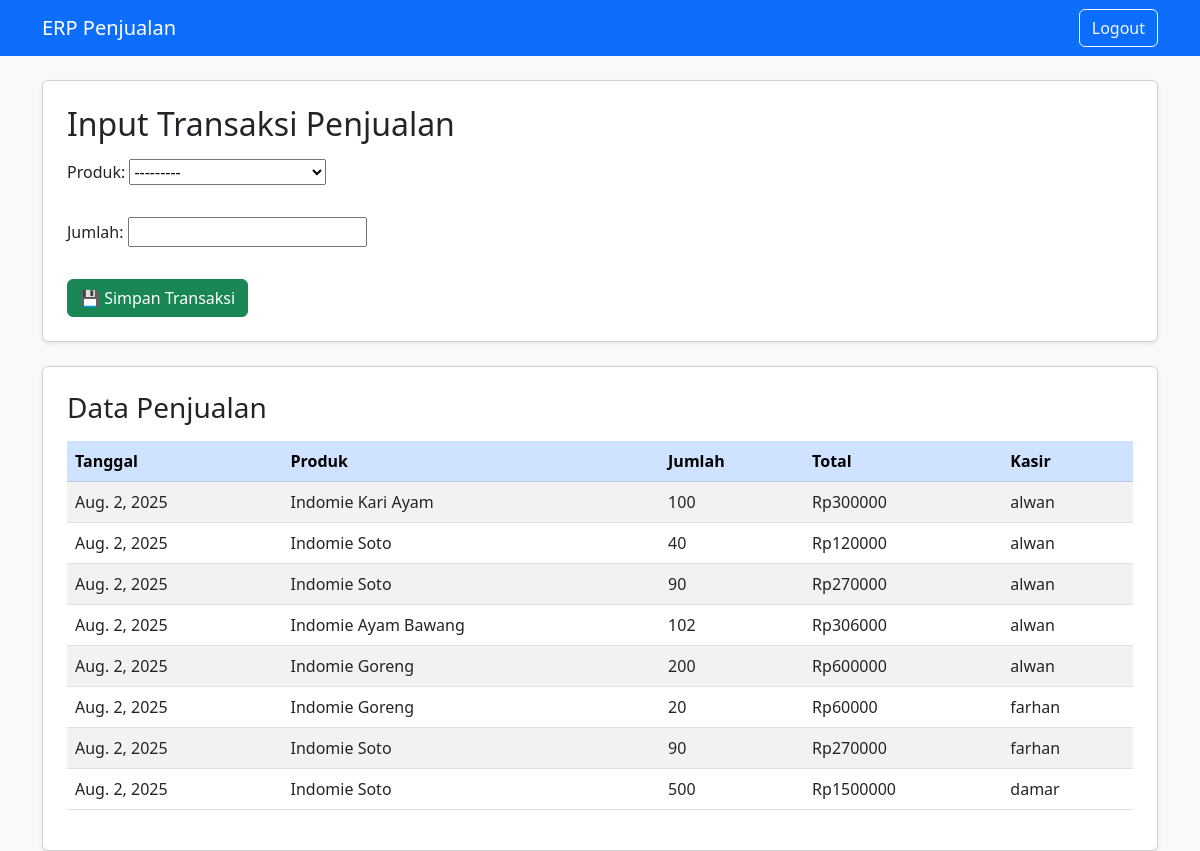
Screenshot of /transaksi/ (signed in) with the database file from the repository.
### penjualan/models.py (models this page shows, shortened)
class Penjualan(models.Model):
    tanggal = models.DateField(auto_now_add=True)
    produk = models.ForeignKey(Produk, on_delete=models.CASCADE)
    jumlah = models.PositiveIntegerField()
    total_harga = models.DecimalField(max_digits=12, decimal_places=2, blank=True)
    kasir = models.ForeignKey(User, on_delete=models.CASCADE)

class Produk(models.Model):
    nama_produk = models.CharField(max_length=100)
    harga = models.DecimalField(max_digits=12, decimal_places=2)
    def __str__(self):
        return self.nama_produk

### penjualan/views.py (the view)
# urls.py: path('transaksi/', views.transaksi, name='transaksi'),
@login_required
def transaksi(request):
    if request.method == 'POST':
        form = PenjualanForm(request.POST)
        if form.is_valid():
            penjualan = form.save(commit=False)
            penjualan.kasir = request.user
            penjualan.save()
            return redirect('transaksi')
    else:
        form = PenjualanForm()
    data = Penjualan.objects.all().order_by('-tanggal')
    return render(request, 'transaksi.html', {'form': form, 'data': data})

### penjualan/forms.py
class PenjualanForm(forms.ModelForm):
    class Meta:
        model = Penjualan
        fields = ['produk', 'jumlah']

### penjualan/templates/transaksi.html (shortened to what this page needs)
{% extends 'base.html' %}
{% block content %}
<div class="card shadow-sm p-4 mb-4">
    <h2 class="mb-3">Input Transaksi Penjualan</h2>
    <form method="post" class="row g-3">
        {{ form.as_p }}
        <div class="col-12">
            <button type="submit" class="btn btn-success">
                💾 Simpan Transaksi
            </button>
        </div>
    </form>
</div>
<div class="card shadow-sm p-4">
    <h3 class="mb-3">Data Penjualan</h3>
    <table class="table table-striped table-hover align-middle">
        <thead class="table-primary">
            <tr>
                <th>Tanggal</th>
                <th>Produk</th>
                <th>Jumlah</th>
                <th>Total</th>
                <th>Kasir</th>
            </tr>
        </thead>
        <tbody>
            {% for p in data %}
            <tr>
                <td>{{ p.tanggal }}</td>
                <td>{{ p.produk }}</td>
                <td>{{ p.jumlah }}</td>
                <td>Rp{{ p.total_harga|floatformat:0 }}</td>
                <td>{{ p.kasir }}</td>
            </tr>
            {% empty %}
            <tr>
                <td colspan="5" class="text-center text-muted">Belum ada transaksi.</td>
            </tr>
            {% endfor %}
        </tbody>
    </table>
</div>
{% endblock %}

### penjualan/templates/base.html (shortened to what this page needs)
<!DOCTYPE html>
<html>
<head>
    <link href="https://cdn.jsdelivr.net/npm/bootstrap@5.3.0/dist/css/bootstrap.min.css" rel="stylesheet">
</head>
<body class="bg-light">
<nav class="navbar navbar-expand-lg navbar-dark bg-primary mb-4">
    <div class="container">
        <a class="navbar-brand" href="{% url 'dashboard' %}">ERP Penjualan</a>
        <div class="d-flex">
            {% if user.is_authenticated %}
                <a href="{% url 'logout' %}" class="btn btn-outline-light">Logout</a>
            {% else %}
                <a href="{% url 'login' %}" class="btn btn-outline-light">Login</a>
            {% endif %}
        </div>
    </div>
</nav>
<div class="container">
    {% block content %}{% endblock %}
</div>
</body>
</html>

### rows the page displays
Penjualan: tanggal "Aug. 2, 2025", produk "Indomie Kari Ayam", jumlah "100", total_harga "300000", kasir "alwan"
Penjualan: tanggal "Aug. 2, 2025", produk "Indomie Soto", jumlah "40", total_harga "120000", kasir "alwan"
Penjualan: tanggal "Aug. 2, 2025", produk "Indomie Soto", jumlah "90", total_harga "270000", kasir "alwan"
Penjualan: tanggal "Aug. 2, 2025", produk "Indomie Ayam Bawang", jumlah "102", total_harga "306000", kasir "alwan"
Penjualan: tanggal "Aug. 2, 2025", produk "Indomie Goreng", jumlah "200", total_harga "600000", kasir "alwan"
Penjualan: tanggal "Aug. 2, 2025", produk "Indomie Goreng", jumlah "20", total_harga "60000", kasir "farhan"
Penjualan: tanggal "Aug. 2, 2025", produk "Indomie Soto", jumlah "90", total_harga "270000", kasir "farhan"
Penjualan: tanggal "Aug. 2, 2025", produk "Indomie Soto", jumlah "500", total_harga "1500000", kasir "damar"
